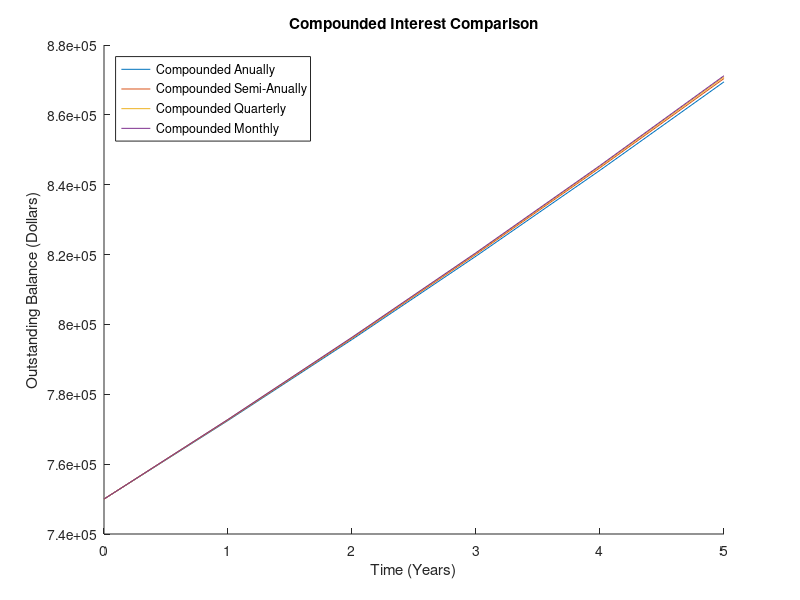
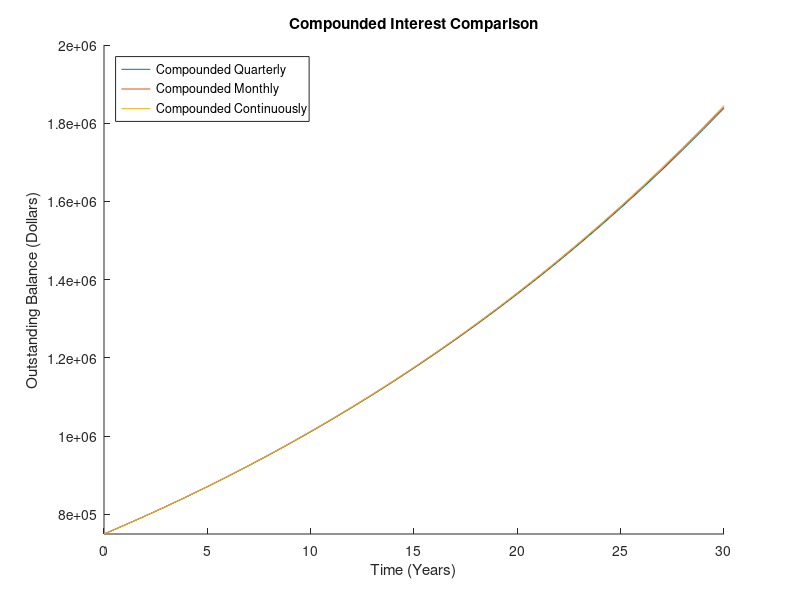
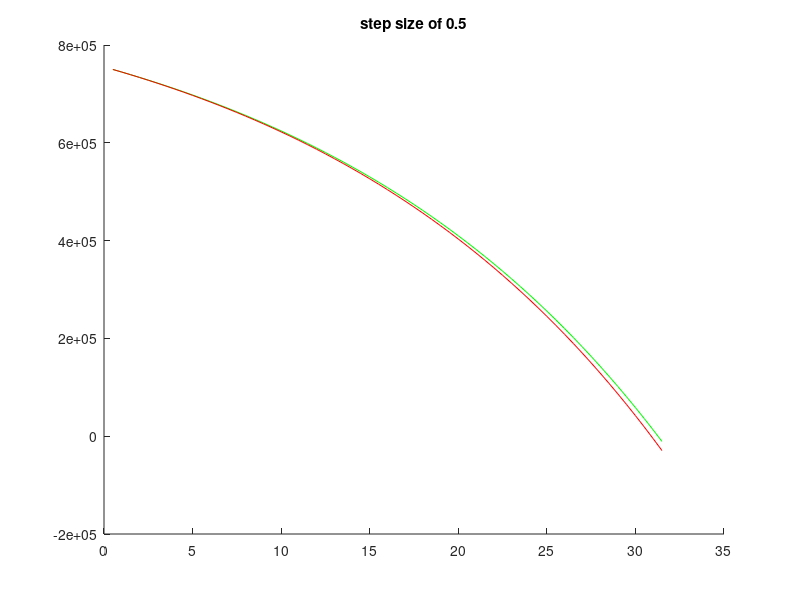

These charts were generated, in order, by the following MATLAB code: (Note: this script raises an error after producing the figures.)
%% Constants 
clear
clc
close all
A0 = 750000;
r = 0.03;

%% Question 1
timesPerYear = [1 2 4 12];
A = [];
k = 1;
figure(1)
hold on 
for n = timesPerYear
    for t = 0:5
            a = A0 * ( 1+ r/n) ^ (n*t);
            A(k,t+1) = a;
    end
    plot(0:5,A(k,:))
    k = k+1;
end
title("Compounded Interest Comparison");
xlabel("Time (Years)");
ylabel("Outstanding Balance (Dollars)");
legend("Compounded Anually","Compounded Semi-Anually", "Compounded Quarterly","Compounded Monthly","Location", 'northwest');
hold off
figure(2)
hold on
k = 1;
A1 = [];
for j = [ 4 12]
    for ti = 0:30
        a1 = A0 * ( 1+ r/j) ^ (j*ti);
        A1(k,ti+1) = a1;
    end
    plot(0:30, A1(k,:))
    k = k+1;
end
for tim = 0:30
    a2 = A0*exp(r*tim);
    A1(3, tim+1) = a2;
end
plot(0:30, A1(3,:))
title("Compounded Interest Comparison");
xlabel("Time (Years)");
ylabel("Outstanding Balance (Dollars)");
ylim([750000 2000000]);
legend("Compounded Quarterly","Compounded Monthly","Compounded Continuously","Location", 'northwest');
hold off

%% Question 2
%EQulibrium solutions at 
%A = 12p/r

%Testing Constants 
R = 0.05;
P = 100;
Atest = (12 * P / R ) - 1;
APrim = R * Atest - 12* P;
disp(APrim)

R1 = 0;
P1 = 0;

for R = linspace(0.001,0.1)
    R1 = R1 +1;
    for P = linspace(10,200)
        P1 = P1 + 1;
        Atest1 = (12 * P / R ) - 1;
        APrim1 = R * Atest1 - 12* P;
        Atest2 = (12 * P / R ) + 1;
        APrim2 = R * Atest2 - 12* P;
        if (APrim1 > 0) && (APrim2 < 0)
            Stabils(R1,P1) = 1;
            Stab1 = "Stable";
        elseif (APrim1 > 0) && (APrim2 > 0)
            Stabils(R1,P1) = 2;
            Stabl = "Semi";
        elseif (APrim1 < 0) && (APrim2 < 0)
            Stabils(R1,P1) = 2;
            Stabl = "Semi";
        else 
            Stabils(R1,P1) = 3;
            Stabl = "Un";
        end
    end
    P1 = 0;
end

% 1 is stable 
% 2 is semistable 
% 3 is unstable

[rows, cols, StableSolutions] = find(Stabils == 3);

% All the values of the solutions are going to be unstable solutions. We
% were able to determine this by checking the values above and below the
% stability solution for 100 terms of R and 100 terms of P. 
%The equilibria represent where you are only paying off the interest on the
%mortgages and not in fact paying off any of the initial loan 

%% Question 3

%see hand written work

%% Question 4
format bank

r = 0.03;
t = 10;
P10year = -A0*r*exp(r*t)/(12*(1-exp(r*t)));

r = 0.05;
t = 30;
P30year = -A0*r*exp(r*t)/(12*(1-exp(r*t)));

fprintf("Payment per month for a 10 year and 30 year mortgage respectivly \n")
disp(P10year)
disp(P30year)

%% Question 5
Total10Yr = P10year * 10 * 12;
Total30Yr = P30year * 30 * 12;

fprintf("Total Payments for 10 yr and 30 yr mortgages respectivly \n")
disp(Total10Yr)
disp(Total30Yr)

Interest10Year = Total10Yr - A0;
Interest30Year = Total30Yr - A0;

fprintf("Total Interests for 10 yr and 30 yr mortgages respectivly \n")
disp(Interest10Year)
disp(Interest30Year)

%% Question 6
A01 = 650000;
r = 0.03;
t = 10;
P10yearNew = -A01*r*exp(r*t)/(12*(1-exp(r*t)));

r = 0.05;
t = 30;
P30yearNew = -A01*r*exp(r*t)/(12*(1-exp(r*t)));

fprintf("Payment per month for the new 10 year and 30 year mortgage respectivly \n")
disp(P10yearNew)
disp(P30yearNew)

Interest10YearNew = (P10yearNew * 10 * 12) - A0;
Interest30YearNew = (P30yearNew * 30 * 12) - A0;

fprintf("Total Interests for 10 yr and 30 yr mortgages respectivly with downpayment \n")

disp(Interest10YearNew)
disp(Interest30YearNew)

fprintf("Difference in interest paid, ie. savings \n ")
disp(Interest10Year - Interest10YearNew)
disp(Interest30Year - Interest30YearNew)

%% Question 7 
%The advantages to having a 30 year mortgage is that you will be paying
%considerably less per month on the scale of almost half of what you would
%have to pay on a 10 year motgage. This however comes with its downside as
%it results in far more interest paid on the initial amount. Depending upon
%the initial loan amount and whether or not there is a downpayment this can
%be anywhere between 6 and nearly 250 times as much interest that would be
%paid on a 10 year mortgage. 
%This then translates to the 10 year mortgage as follows. The 10 year
%mortgage has a much higher monthly payment ($7234/month vs $4022/month
%with no downpayment and $6269/month vs $3486/month with a $100k
%downpayment) but subsequntly has a much lower total interest paid given
%that the total amount of money decreases faster and as such the interest
%has less time to accrew. The interest paid on a 10 year mortgage is only
%$118k versus $698k on a 30 year mortgage with no downpayment, which then
%decreases drastically when an initial downpayment of 100k is paid. At the
%new initial mortgage amount with the $100k downpayment the 10 year
%mortgage interest is only $2367 while the 30 year mortgage interest total
%remains at $505k. 

%% %%%%%%%%%%%%%%%%%%%%%%%%%%%%%%%%%%%%%%%%%%%%%%%%%%%%%%%%%%%%%%%%%%%%%%%%
%% SECTION 3.2 

%% Question 1
%Eulers method with the following:
h = 0.5;
r = 0.05;
p = 4000; 
A = zeros();
A(1) = 750000;

n = 62;

for i = 1:n
    Aprime = r*A(i) - 12*p;
    A(i+1) = A(i) + (Aprime * h);
end

%% Question 2
years = (0:n);
Atrue = (12 * p)/r + (A0 - (12*p)/r).*(exp(r.*(years)./2));

figure(4)
hold on 
title("step size of 0.5")
plot((1:n+1)/2,A, 'g')
plot((1:n+1)/2,Atrue, 'r')
yline(0)
xlabel("Time (Years)");
ylabel("Outstanding Balance (Dollars)");
legend("Eulers method values", "Truth values")
hold off

%% Question 3
h1 = 0.01;
A1 = zeros();
A1(1) = 750000;
n1 = 3100;
divisor = 1/h1;

for i = 1:n1
    Aprime = r*A1(i) - 12*p;
    A1(i+1) = A1(i) + (Aprime * h1);
end

years1 = (0:n1);
Atrue1 = (12 * p)/r + (A0 - (12*p)/r).*(exp(r.*(years1)./divisor));

figure(5)
hold on 
title("Step Size of 0.01")
plot((1:n1+1)/100,A1, 'g', 'LineWidth', 3)
plot((1:n1+1)/100,Atrue1, 'r')
xlabel("Time (Years)");
ylabel("Outstanding Balance (Dollars)");
yline(0)
legend("Eulers method values", "Truth values", 'Location', 'SW')
hold off

figure(6)
title("Errors")
Error = Atrue - A;
Error1 = Atrue1 - A1;
hold on 
plot(1:n+1, Error)
plot((1:n1+1)/50,Error1)
xlabel("Time (Years)");
ylabel("Error in Balance (Dollars)");
legend("Error in step size 0.5", "Error is step size 0.01", "Location","Southwest")
hold off

%Figure 6 outlines the difference in error or the difference between the
%Euler approximation and the truth values for each term. While the plot
%itself is somewhat harder to interpret because of the horizontal scale it
%is very informative on the vertical scale. It shows how at the calculated
%values where the mortgage is paid off the error using a smaller step size
%is less than $500 off while the error for the larger step size is more
%than $18k. This outlines the value of using a smaller step size on a
%numberical approximation such as Euler's method. 

%% %%%%%%%%%%%%%%%%%%%%%%%%%%%%%%%%%%%%%%%%%%%%%%%%%%%%%%%%%%%%%%%%%%%%%%%%
%% SECTION 3.2.2

%% Question 1
htest = 0.01;
Ptest = 4000;
Atest = zeros();
Atest(1) = 750000;

maxnums = 10;
while Atest(end) >= 0
    for timestep = 1:maxnums 
        if timestep <= 500
            rtest = 0.03;
        elseif timestep > 500
            rtest = 0.03 + 0.015* sqrt((timestep*htest)-5);
        end
        
            AprimeTest = rtest*Atest(timestep) - 12*Ptest;
            Atest(timestep+1) = Atest(timestep) + (AprimeTest * htest);
    end 
    maxnums = maxnums +1;
end
            
figure(7)
hold on 
plot((1:maxnums)/100, Atest)
yline(0);
hold off

timeToPay = length(Atest)* 0.01;
fprintf("The time to pay off the Mortgage with the new variable rate is %.2f years\n", timeToPay)
            
%% Question 2
htest = 0.01;
Ptest1 = 4500;
Atest1 = zeros();
Atest1(1) = 750000;

maxnums = 10;
while Atest1(end) >= 0
    for timestep = 1:maxnums 
        if timestep <= 500
            rtest = 0.03;
        elseif timestep > 500
            rtest = 0.03 + 0.015* sqrt((timestep*htest)-5);
        end
        
            AprimeTest1 = rtest*Atest1(timestep) - 12*Ptest1;
            Atest1(timestep+1) = Atest1(timestep) + (AprimeTest1 * htest);
    end 
    maxnums = maxnums +1;
end
            
figure(8)
hold on 
plot((1:maxnums)/100, Atest1)
yline(0);
hold off

timeToPay1 = length(Atest1)* 0.01;
fprintf("The time to pay off the Mortgage with the new variable rate is %.2f years\n", timeToPay1)

%% Question 3
VarInterest = Ptest*timeToPay*12 - A0;
VarInterest1 = Ptest1*timeToPay1*12 -A0;
fprintf("The interest paid on $4000/month will be $%.2d while the interest paid on the $4500/month will be $%.2d", VarInterest, VarInterest1)

%% Question 4
figure(9)
title("Variable Rate Payment Plans")
hold on 
plot((1:length(Atest))/100, Atest)
plot((1:length(Atest1))/100, Atest1)
yline(0)
xlabel("Time (Years)");
ylabel("Outstanding Balance (Dollars)");
hold off
legend("$4000/month", "$4500/month")
%When the monthly payment is $4000 the variable rate payment causes the
%length to pay off to increase by about 4.5 years but when the monthly
%payment is $4500 it will decrease the amount being paid by nearly 8 years.
%This means it will be advantagious for the borrower to take a variable
%rate if they can pay $4500 but not if they can only pay $4000. 
